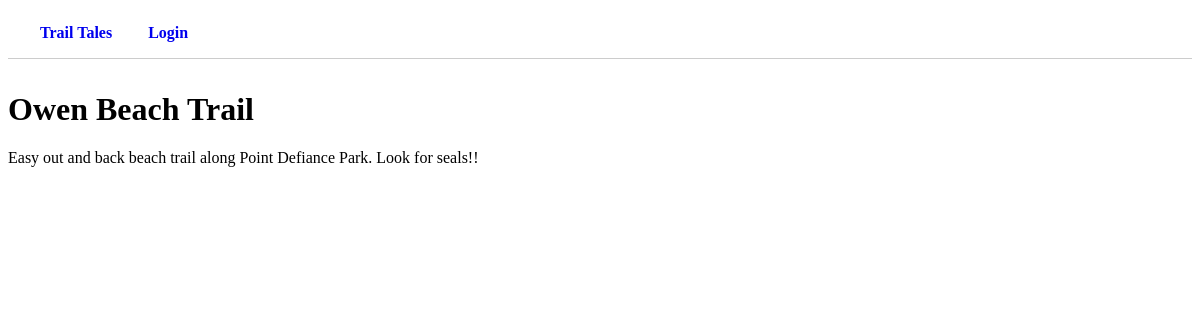
Page /posts/2/ on the committed database.
### posts/models.py (models this page shows, shortened)
class Post(models.Model):
    name = models.CharField(max_length=100, unique=True)
    hike_length = models.DecimalField(max_digits=10, decimal_places=1)
    elevation = models.IntegerField()
    description = models.TextField(max_length=2000)
    date = models.DateField(null=True)
    author = models.ForeignKey(
        settings.AUTH_USER_MODEL,
        related_name="posts",
        on_delete=models.CASCADE,
    )
    class Meta:
        ordering = ['-date']

### posts/views.py (the view)
# urls.py: path("<int:id>/", post_detail, name="post_detail"),
def post_detail(request, id):
    post = get_object_or_404(Post, id=id)
    context = {
        "post": post,
    }
    return render(request, "posts/detail.html", context)

### posts/templates/posts/detail.html (shortened to what this page needs)
{% extends 'base.html'%}
{% block content %}
<main>
    <h1>{{post.name}}</h1>
    <p>{{post.description}}</p>
</main>
{% endblock content %}

### rows in the picture
Post: name "Owen Beach Trail", description "Easy out and back beach trail along Point Defiance Park. Look for seals!!"
